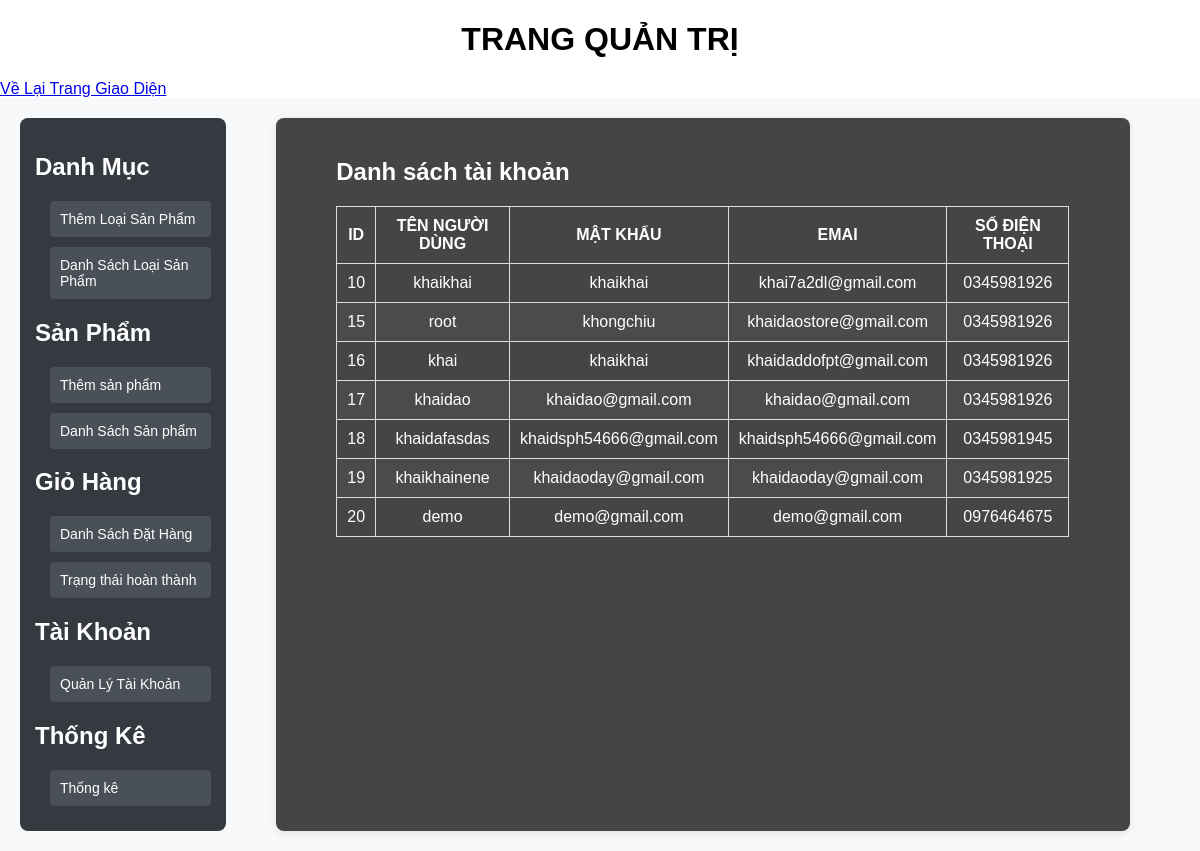
Screenshot of /admin/user.php with the database file from the repository.
### tables this page shows
CREATE TABLE `tbl_user` (
  `id` int(11) NOT NULL,
  `username` varchar(50) NOT NULL,
  `password` varchar(255) DEFAULT NULL,
  `email` varchar(255) NOT NULL,
  `phone` varchar(20) NOT NULL,
  `role` tinyint(4) NOT NULL DEFAULT '2',
  `created_at` datetime DEFAULT CURRENT_TIMESTAMP
);

### admin/database.php (called while the page is built, shortened)
<?php
class Database {
    private static $instance = null;
    private $link;
    public $host = DB_HOST;
    public $user = DB_USER;
    public $pass = DB_PASS;
    public $dbname = DB_NAME;
    public static function getInstance() {
        if (self::$instance === null) {
            self::$instance = new Database();
        }
        return self::$instance;
    }
    private function connectDB() {
        $this->link = new mysqli($this->host, $this->user, $this->pass, $this->dbname);
    }
    public function select($query, $params = []) {
        $stmt = $this->prepare($query);
        $stmt->execute();
        $result = $stmt->get_result();
        if ($result->num_rows > 0) {
            return $result;
        } else {
            return false;
        }
    }
    public function prepare($query) {
        $stmt = $this->link->prepare($query);
        return $stmt;
    }
}
?>

### admin/user.php (the view, shortened to what this page needs)
<?php
include_once "database.php";
$db = Database::getInstance();
$query = "SELECT id, username, password, email, phone FROM tbl_user";
    $result = $db->select($query);
?>
<!DOCTYPE html>
<html lang="en">
<head>
    <link rel="stylesheet" href="style.css">
</head>
<body>
<div class="admin-content-right">
        <div class="admin-content-right-product_list">
            <h1>Danh sách tài khoản</h1>
            <table border="1" cellspacing="0" cellpadding="10">
                <thead>
                    <tr>
                        <th>ID</th>
                        <th>Tên Người Dùng</th>
                        <th>Mật Khẩu</th>
                        <th>Emai</th>
                        <th>Số Điện Thoại</th>
                    </tr>
                </thead>
                <tbody>
                    <?php
                    if ($result) {
                        while ($row = $result->fetch_assoc()) {
                            echo "<tr>";
                            echo "<td>" . $row['id'] . "</td>";
                            echo "<td>" . $row['username'] . "</td>";
                            echo "<td>" . $row['password'] . "</td>";
                            echo "<td>" . $row['email'] . "</td>";
                            echo "<td>" . $row['phone'] . "</td>";
                            echo "</tr>";
                        }
                    } else {
                        echo "<tr><td colspan='6'>Không có tài khoản nào</td></tr>";
                    }
                    ?>
                </tbody>
            </table>
        </div>
    </div>
</body>
</html>

### admin/style.css (style rules this page uses)
body { background-color: #ffffff; color: white; font-family: Arial, sans-serif; margin: 0; padding: 0; }
.admin-content-right { margin: 20px; background-color: #444; padding: 20px; border-radius: 8px; box-shadow: 0 4px 8px rgba(0, 0, 0, 0.2); }
.admin-content { display: flex; font-family: Arial, sans-serif; background-color: #f8f9fa; padding: 20px; }
.admin-content-left { width: 250px; background-color: #343a40; padding: 15px; border-radius: 8px; }
.admin-content-left ul { list-style: none; padding: 0; margin: 0; }
.admin-content-left ul li { margin-bottom: 10px; }
.admin-content-left ul li a { color: #ffffff; text-decoration: none; font-size: 16px; display: block; padding: 10px; border-radius: 4px; transition: background-color 0.3s; }
.admin-content-left ul li ul { margin-top: 5px; padding-left: 15px; }
.admin-content-left ul li ul li a { font-size: 14px; background-color: #495057; }
.admin-content-right { width: 100%; max-width: 2000px; margin: 0 50px; padding: 20px; background-color: #454545; border-radius: 8px; box-shadow: 0 2px 8px rgba(0, 0, 0, 0.1); }
.admin-content-right-product_list { margin: 20px auto; width: 90%; font-family: Arial, sans-serif; }
.admin-content-right-product_list table { width: 100%; border-collapse: collapse; text-align: center; margin-top: 20px; }
.admin-content-right-product_list table th, .admin-content-right-product_list table td { border: 1px solid #ddd; padding: 10px; vertical-align: middle; }
.admin-content-right-product_list table th { font-weight: bold; text-transform: uppercase; }
.admin-content-right-product_list table tr:nth-child(even) { background-color: #4b4b4b; }

### rows the page displays
tbl_user: id "10", username "khaikhai", password "khaikhai", email "khai7a2dl@gmail.com", phone "0345981926"
tbl_user: id "15", username "root", password "khongchiu", email "khaidaostore@gmail.com", phone "0345981926"
tbl_user: id "16", username "khai", password "khaikhai", email "khaidaddofpt@gmail.com", phone "0345981926"
tbl_user: id "17", username "khaidao", password "khaidao@gmail.com", email "khaidao@gmail.com", phone "0345981926"
tbl_user: id "18", username "khaidafasdas", password "khaidsph54666@gmail.com", email "khaidsph54666@gmail.com", phone "0345981945"
tbl_user: id "19", username "khaikhainene", password "khaidaoday@gmail.com", email "khaidaoday@gmail.com", phone "0345981925"
tbl_user: id "20", username "demo", password "demo@gmail.com", email "demo@gmail.com", phone "0976464675"
